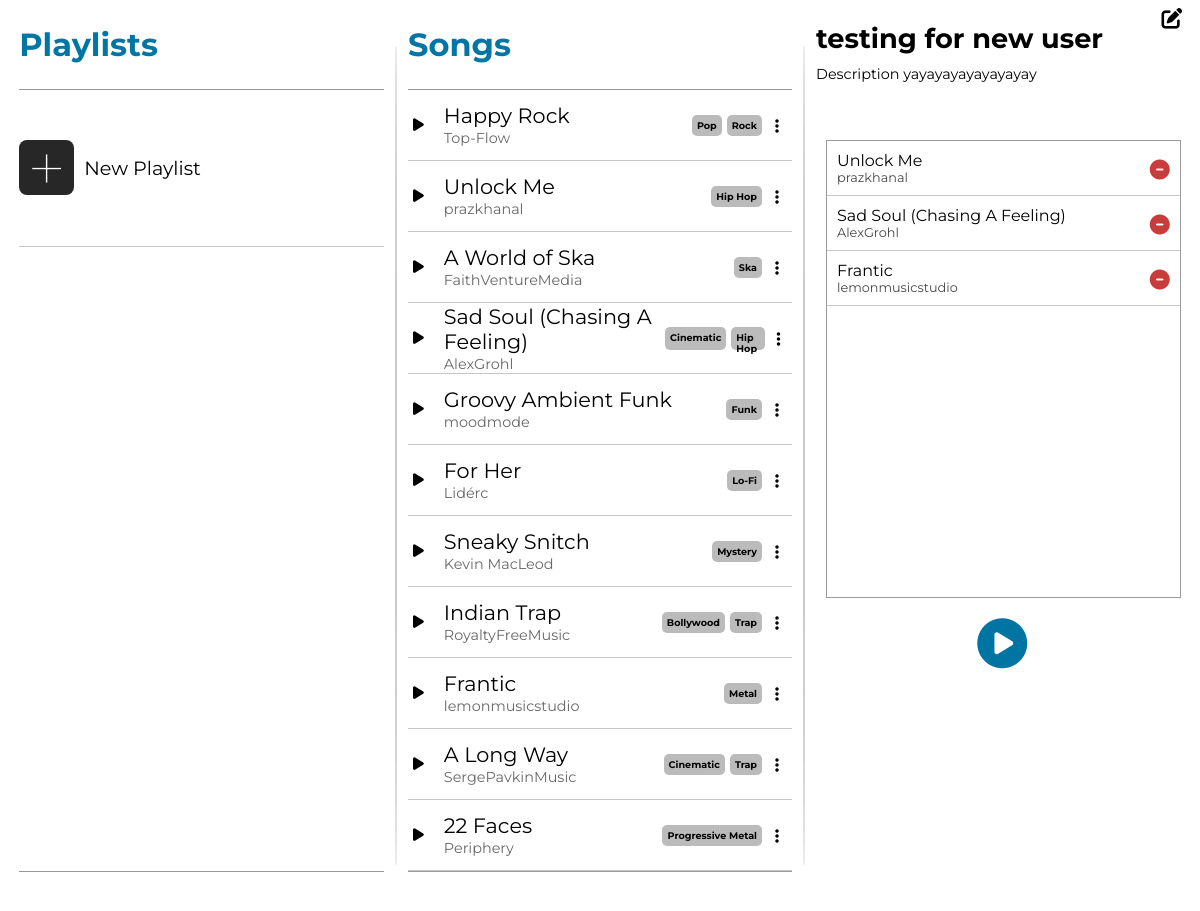
Page /iframetest/34/ on the committed database.
### app/models.py (models this page shows, shortened)
class Song(models.Model):
    title = models.CharField(max_length=50)
    song_file = models.FileField(upload_to='')
    artist = models.ManyToManyField(Artist) # type: ignore
    genre = models.ManyToManyField(Genre) # type: ignore

class Artist(models.Model):
    name = models.CharField(max_length=50)
    def __str__(self):
        return self.name

class Genre(models.Model):
    name = models.CharField(max_length=50)

class Playlist(models.Model):
    name = models.CharField(max_length=30)
    songs = models.ManyToManyField(Song) # type: ignore
    description = models.CharField(max_length=150, null=True, blank=True)
    created_by = models.ForeignKey(User, on_delete=models.CASCADE)

### app/views.py (the view, shortened to what this page needs)
# urls.py: path('iframetest/<str:playlistID>/', home_frame, name='ift'),
def home_frame(req: HttpRequest, playlistID:str) -> HttpResponse:
    songs = Song.objects.all()
    songForm = AddSongForm()
    playlistForm = None
    playlists = None
    if req.user.is_authenticated:
        playlistForm = NewPlaylistForm()
        playlists = req.user.playlist_set.all() # type: ignore
    try:
        playlistInfo = Playlist.objects.get(pk=playlistID)
    except:
        playlistInfo = None
    context = {'songs': songs, 'playlistForm': playlistForm, 'songForm': songForm, 'playlists': playlists, 'playlistInfo': playlistInfo} # type: ignore
    return render(req, 'add-playlist.html', context) # type: ignore

### app/templates/add-playlist.html (shortened to what this page needs)
{% extends "homepageiframe.html" %}

### app/templates/homepageiframe.html (shortened to what this page needs)
{% load static %}
<!DOCTYPE html>
<html lang="en">
    <head>
        <link rel="stylesheet" href="{% static "styles.css" %}">
    </head>
    <body>
        <div id='user-interface-wrapper'>
            <div class="ui-container">
                <div id="playlistOverallContainer">
                    <div id="playlistcontainerHeader">
                        <h1>Playlists</h1>
                    </div>
                    <div id='playlists-container'>
                        <div id='gridifier'>
                            <div class='playlist-wrapper'>
                                <div id="new-playlist" class='playlist-button'>
                                    <div class='playlist-icon-wrapper'>
                                        <div id='new-playlist-icon'>+</div>
                                    </div>
                                    <div class='playlist-text-wrapper'>
                                        <p class='playlist-text'>New Playlist</p>
                                    </div>
                                </div>
                            </div>
                            <button id="playlistBtn"></button>
                        </div>
                    </div>
                    <div id='playlistcontFooter'>
                    </div>
                </div>
                <div class='br'></div>
                <div class='songsOverallContainer' style="{% if playlistInfo %}width: 32%{% else %}width: 64%; margin-right: 2.5%{% endif %}">
                    <div id='songsContainerHeader'>
                        <h1>Songs</h1>
                    </div>
                    <div id='songs-container'>
                        {% for song in songs %}
                        <div class="song-wrapper">
                            <div class='songMetaBtn'>
                                <i class="songPlayBtn fa-solid fa-play"><song class="{% for artist in song.artist.all %}{{artist}}{% endfor %}" title={{song.song_file.url}} style='display: none'>{{song.title}}</song></i>
                                <div class='songTitleArtist'>
                                    <div class='songObject songTitle' title={{song.song_file.url}}>{{song.title}}</div>
                                    <div class='songArtist'>{% for artist in song.artist.all %}<span class='artistSpan'>{{artist.name}}</span>{% endfor %}</div>
                                </div>
                            </div>
                            <div class='songGenrePlaylistBtn'>
                                <div class='songGenres'>{% for genre in song.genre.all %}<span class='genreTag'>{{genre.name}}</span>{% endfor %}</div>
                                <div class='ellipsis-box'><i class="fa-solid fa-ellipsis-vertical"></i></div>
                            </div>
                        </div>
                        {% endfor %}
                    </div>
                    <div id='songsContainerFooter'></div>
                </div>
                {% if playlistInfo %}
                <div class='br'></div>
                <div id='playlist-view-container'>
                    <div id="playlistViewHeader" class='playlistViewHeaderForm'>
                        <i id='updateBtn' class="fa-solid fa-pen-to-square"></i>
                        <h1 id='playlistViewTitle'>{{playlistInfo.name}}</h1>
                        <p id='playlistViewDesc'>{{playlistInfo.description}}</p>
                    </div>
                    <div id='playlistViewSongContainer'>
                        {% for song in playlistInfo.songs.all %}
                            <form method='POST' action='' class='playlistViewSong'>
                                <div class='playlistViewArtistTitle'>
                                    <p class='playlistViewTitle'>{{song.title}}</p>
                                    {% for artist in song.artist.all %}
                                        <p class='playlistViewArtist'>{{artist.name}}</p>
                                    {% endfor %}
                                </div>
                                <button type="submit" name='Remove Song' value='Submit' class='minusBtn'><i class="fa-solid fa-circle-minus"></i></button>
                            </form>
                        {% endfor %}
                    </div>
                    <div id='playlistPlayBtn'>
                        <i class="fa-solid fa-circle-play">
                        </i>
                    </div>
                </div>
                {% endif %}
            </div>
        </div>
    </body>
</html>

### app/static/styles.css (style rules this page uses)
* { padding: 0; margin: 0; font-family: Montserrat; }
#user-interface-wrapper { width: 100vw; height: 100vh; display: flex; flex-direction: column; }
.ui-container { display: flex; width: 100%; height: 100%; justify-content: space-between; }
#playlistOverallContainer { width: 32%; }
#playlistcontainerHeader { display: flex; align-items: center; height: 89px; margin-left: 5%; border-bottom: 1px solid #999999; }
#songsContainerHeader { display: flex; align-items: center; height: 89px; border-bottom: 1px solid #999999; }
#songsContainerHeader h1 { color: #0076a4; font-weight: bold; }
#playlistcontainerHeader h1 { color: #0076a4; font-weight: bold; }
#playlistcontFooter { margin-left: 5%; height: 29px; border-top: 1px solid #999999; }
#songsContainerFooter { height: 29px; border-top: 1px solid #999999; }
#playlists-container { height: calc(100% - 130px); width: 100%; overflow-y: scroll; scrollbar-width: none; }
#songs-container { height: calc(100% - 130px); overflow-y: scroll; scrollbar-width: none; }
.br { width: 2px; height: 90%; margin-top: auto; margin-bottom: auto; background-color: rgb(202, 202, 202); border-radius: 40%; }
#playlist-view-container { height: 100%; width: 32%; font-family: sans-serif; font-family: Montserrat; }
.playlist-button { margin-left: 5%; width: 95%; height: 100%; display: flex; border-bottom: 1px solid #c7c7c7; }
.playlist-icon-wrapper { display: flex; align-items: center; justify-content: center; }
#new-playlist-icon { display: flex; height: 55px; width: 55px; background-color: rgb(39, 39, 39); border-radius: 8px; color: white; justify-content: center; align-items: center; font-size: 70px; font-weight: 100; font-family: Montserrat; }
.playlist-text-wrapper { display: flex; flex-direction: column; justify-content: center; padding-left: 10px; font-family: sans-serif; }
.playlist-text { font-size: 1.2em; }
.playlist-wrapper { width: 100%; display: flex; align-items: center; justify-content: center; }
.playlistBtn, #playlistBtn { display: flex; justify-self: center; align-self: center; background: transparent; justify-content: space-between; align-items: center; border: transparent; width: 97%; margin-left: 3%; height: 100%; transition: .3s; }
.gridifier, #gridifier { display: grid; height: 20%; min-height: 70px; }
.playlist-wrapper, .playlistBtn, #playlistBtn { grid-column: 1; grid-row: 1; }
#playlistBtn { z-index: 2; }
.song-wrapper { height: 60px; border-bottom: 1px solid #c7c7c7; display: flex; align-items: center; justify-content: space-between; font-family: sans-serif; padding: 5px; }
.songTitle { font-size: 1.3em; }
.artistSpan { color: rgb(104, 104, 104); font-size: .9em; }
.songMetaBtn { display: flex; gap: 20px; align-items: center; }
.songPlayBtn { font-size: .9em; transition: .3s }
.songGenrePlaylistBtn { display: flex; align-items: center; }
.songGenres { display: flex; gap: 5px; max-height: 23px; margin-right: 5px; }
.genreTag { background-color: #bbbbbb; border-radius: 5px; padding: 5px; font-size: .6em; font-weight: bolder; }
.ellipsis-box { display: flex; height: 20px; width: 20px; border:transparent; border-radius: 50%; justify-content: center; align-items: center; position: relative; transition: .3s; }
.fa-ellipsis-vertical { margin-top: 1.5px; }
.playlistViewHeaderForm { height: 130px; }
#updateBtn { text-align: right; position: relative; right: -90%; top: 8px; font-size: 1.3em; transition: .3s; }
#playlistViewDesc { margin-top: 10px; width: 97%; word-break: break-word; font-size: .9em; }
#playlistViewSongContainer { border: 1px solid #999999; margin: 10px 5% 10px 10px; height: 50%; overflow-y: scroll; position: relative; }
.playlistViewSong { display: flex; justify-content: space-between; padding: 10px; border-bottom: 1px solid #c7c7c7; align-items: center; }
.fa-circle-minus { position: relative; top: 1.5px; color: rgb(200, 60, 60); font-size: 1.5em; transition: .3s; }
.minusBtn { border: none; background: none; height: fit-content; width: fit-content; }
.playlistViewArtist { font-size: .8em; color: #464646; }
#playlistPlayBtn { display: flex; height: 70px; font-size: 50px; width: 97%; justify-content: center; align-items: center; position: relative; }
.fa-circle-play { border-radius: 100%; color: #0074a2; transition: .3s; }
#playlistViewTitle { font-size: 1.7em; }

### rows in the picture
Song: title "Happy Rock"
Artist: name "Top-Flow"
Genre: name "Pop"
Genre: name "Rock"
Song: title "Unlock Me"
Artist: name "prazkhanal"
Genre: name "Hip Hop"
Song: title "A World of Ska"
Artist: name "FaithVentureMedia"
Genre: name "Ska"
Song: title "Sad Soul (Chasing A Feeling)"
Artist: name "AlexGrohl"
Genre: name "Cinematic"
Song: title "Groovy Ambient Funk"
Artist: name "moodmode"
Genre: name "Funk"
Song: title "For Her"
Artist: name "Lidérc"
Genre: name "Lo-Fi"
Song: title "Sneaky Snitch"
Artist: name "Kevin MacLeod"
Genre: name "Mystery"
Song: title "Indian Trap"
Artist: name "RoyaltyFreeMusic"
Genre: name "Bollywood"
Genre: name "Trap"
Song: title "Frantic"
Artist: name "lemonmusicstudio"
Genre: name "Metal"
Song: title "A Long Way"
Artist: name "SergePavkinMusic"
Song: title "22 Faces"
Artist: name "Periphery"
Genre: name "Progressive Metal"
Playlist: name "testing for new user", description "Description yayayayayayayayay"
